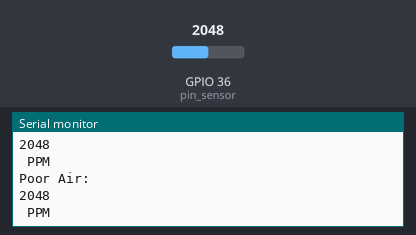
The sketch below on a simulated ESP32. On the bench: the last lines printed to the serial monitor. Inputs (shaded band) come from the test bench; at power-on: GPIO 36 (pin_sensor) = 2048.

Above: at 1.3 s.
1.4 s: GPIO 36 (pin_sensor) set to 960
At 1.9 s:
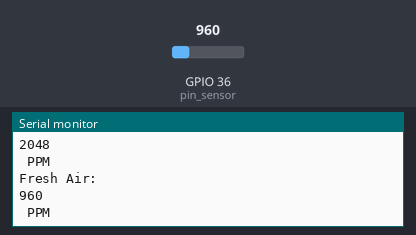
3.5 s: GPIO 36 (pin_sensor) set to 1040
At 3.9 s:
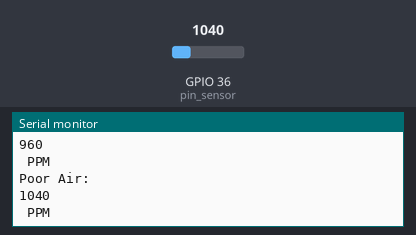
Timing chart, 0 to 6.5 s (numbered marks = the images above; inputs shaded):
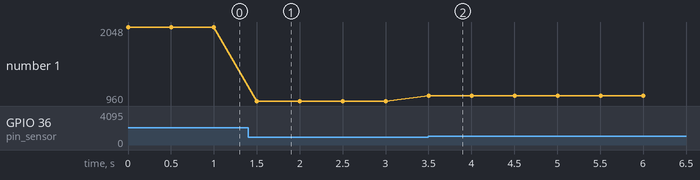

Measured:
- after the input at 1.4 s, the serial monitor: prints a new line after 0.10 s (image 1)
- after the input at 3.5 s, the serial monitor: prints a new line at once (image 2)
- plotted number 1: 2048 → 960 after the input at 1.4 s, 960 → 1040 after the input at 3.5 s

The sketch:

MQ135_reading.ino
```cpp
/*
 * Air quality monitoring using ESP32 and MQ135
 * Author: Atoany Nazareth Fierro Radilla
 * github: https://github.com/AtoanyTec/IoT-TEC-UDD
 *
 */

 #define pin_sensor A0

 int MQ135_data;
 int MQ135_THRESHOLD_1 = 1000; // Fresh Air threshold


void setup() {
  Serial.begin(115200);
  Serial.println("*****************************************************");
}

void loop() {
   MQ135_data = analogRead(pin_sensor); //Sensor reading

  if(MQ135_data < MQ135_THRESHOLD_1)
  {
    Serial.println("Fresh Air: ");
    }
  else
  {
    Serial.println("Poor Air: ");
  }

  Serial.println(MQ135_data); // analog data
  Serial.println(" PPM"); // Unit = part per million
  delay(500);

}
```
